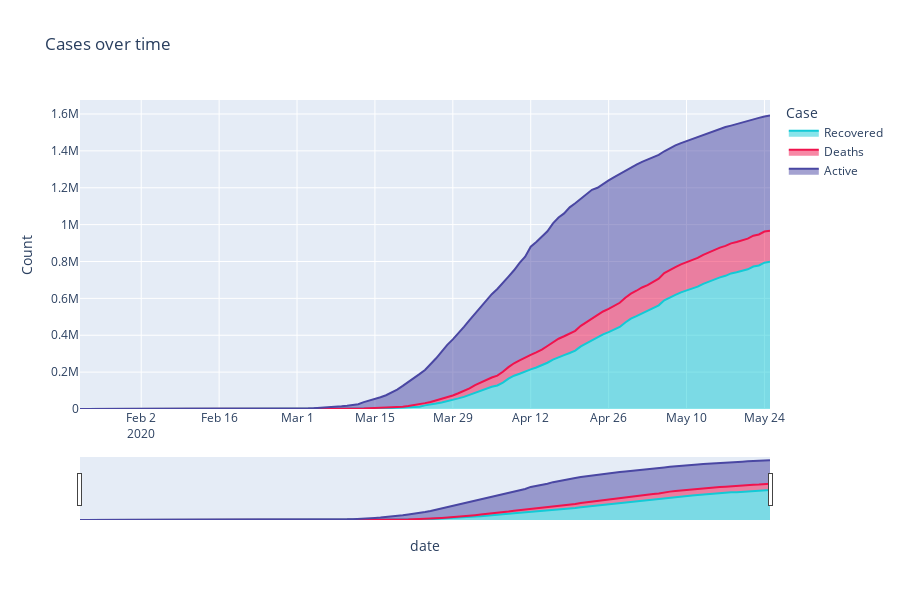

Source (notebook cell):
### Code cell
temp = donnees_covid_europe.groupby('date')['Recovered', 'Deaths', 'Active'].sum().reset_index()
temp = temp.melt(id_vars="date", value_vars=['Recovered', 'Deaths', 'Active'],
                 var_name='Case', value_name='Count')
temp.head()

fig = px.area(temp, x="date", y="Count", color='Case', height=600,
             title='Cases over time', color_discrete_sequence = [rec, dth, act])
fig.update_layout(xaxis_rangeslider_visible=True)
fig.show()
